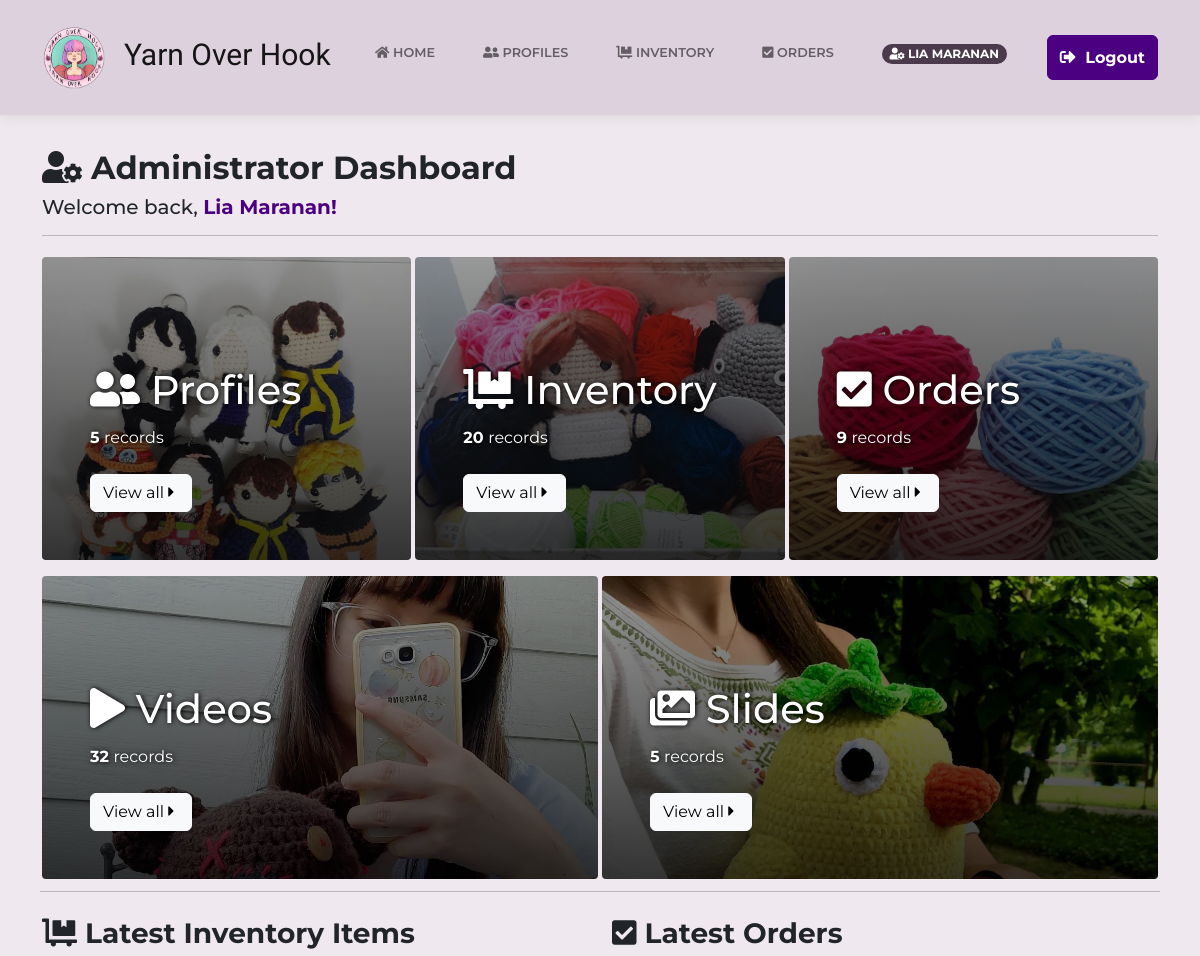
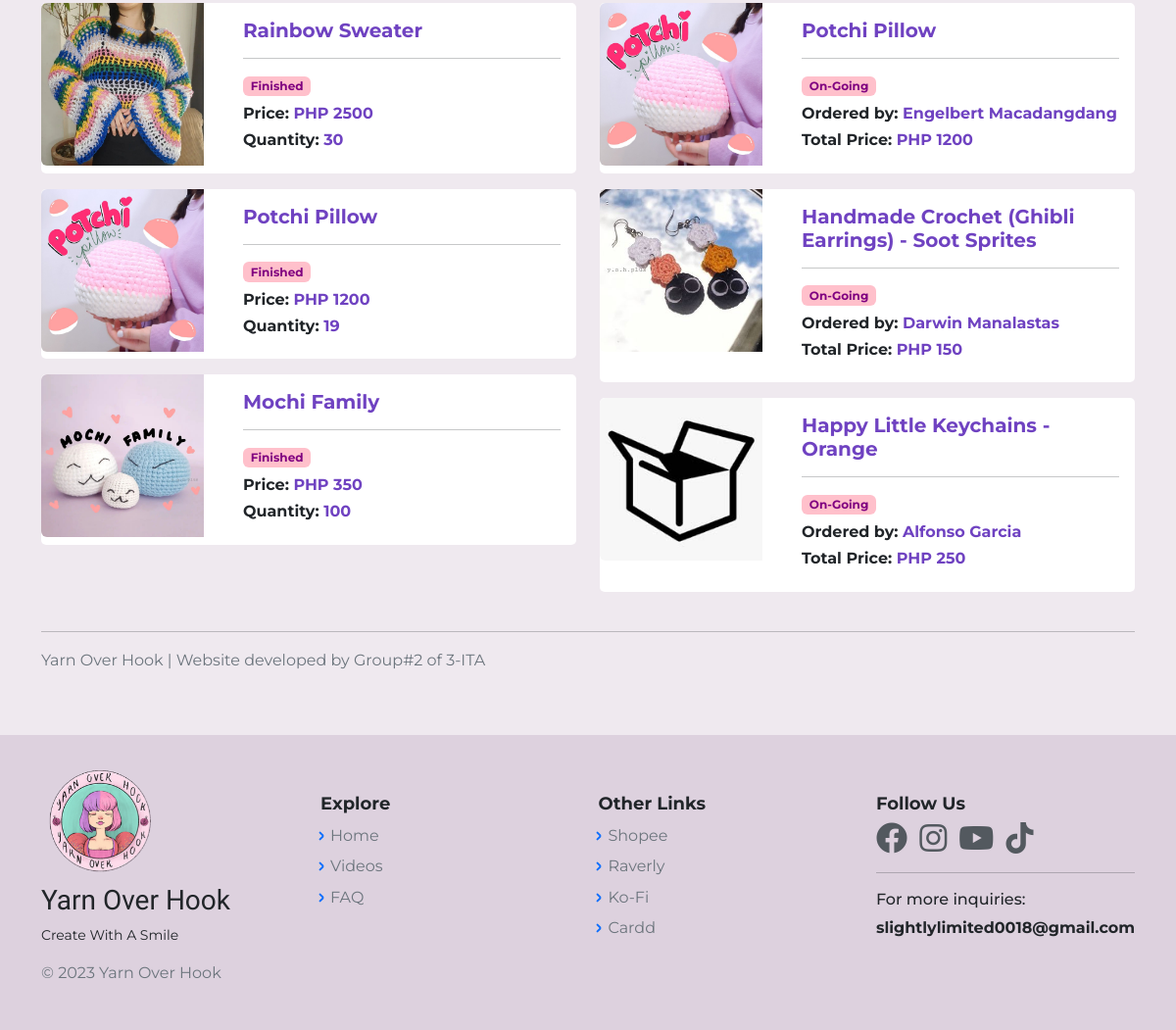
Screenshot of / (signed in) with the database file from the repository (2 pictures, top to bottom).
### tables this page shows
CREATE TABLE `inventory_db` (
  `ItemID` bigint(20) NOT NULL,
  `ItemName` varchar(100) NOT NULL,
  `ItemImg` varchar(255) NOT NULL,
  `ItemDesc` text NOT NULL,
  `ItemType` varchar(255) NOT NULL,
  `TypeID` int(11) NOT NULL,
  `ItemPrice` int(12) NOT NULL,
  `ItemQty` int(12) NOT NULL,
  `created_at` timestamp NOT NULL DEFAULT current_timestamp() ON UPDATE current_timestamp()
);

CREATE TABLE `orders_db` (
  `OrderID` bigint(20) NOT NULL,
  `ItemID` bigint(20) NOT NULL,
  `c_id` bigint(12) NOT NULL,
  `cust_status` int(11) NOT NULL DEFAULT 1,
  `OrderQty` int(11) NOT NULL,
  `OrderType` varchar(255) NOT NULL,
  `TypeID` int(11) NOT NULL,
  `OrderDate` timestamp NOT NULL DEFAULT current_timestamp() ON UPDATE current_timestamp(),
  `PaymentDue` date DEFAULT NULL,
  `OrderTotal` int(12) NOT NULL,
  `proof_img` varchar(255) NOT NULL,
  `p_mode` varchar(255) NOT NULL,
  `tracking_no` varchar(255) NOT NULL,
  `courier_id` varchar(255) NOT NULL,
  `pay_status` varchar(255) NOT NULL,
  `MaterialUsed` varchar(150) NOT NULL,
  `MaterialQty` int(20) NOT NULL
);

CREATE TABLE `cust_profile` (
  `id` bigint(20) NOT NULL,
  `c_id` bigint(12) NOT NULL,
  `c_name` varchar(60) NOT NULL,
  `c_label` varchar(255) NOT NULL,
  `region` varchar(60) NOT NULL,
  `city` varchar(60) NOT NULL,
  `street` varchar(60) NOT NULL,
  `barangay` varchar(60) NOT NULL,
  `phone_no` varchar(20) NOT NULL,
  `zip_code` int(12) NOT NULL,
  `unit_no` int(11) NOT NULL,
  `date` timestamp NOT NULL DEFAULT current_timestamp() ON UPDATE current_timestamp(),
  `address` varchar(150) NOT NULL,
  `login_id` bigint(12) NOT NULL,
  `unique_id` int(5) NOT NULL DEFAULT 1,
  `cust_status` int(1) NOT NULL DEFAULT 0
);

### index.php (called while the page is built)
<?php
	require 'HomePage.php';
?>

### views/admin_dashboard.php (the view, shortened to what this page needs)
<?php
    $profile_count = "SELECT COUNT(*) FROM cust_profile WHERE cust_status='1'";
    $result_prof = mysqli_query($con, $profile_count);
    $profiles = mysqli_fetch_array($result_prof)[0];
    $inventory_count = "SELECT COUNT(*) FROM inventory_db";
    $result_inv = mysqli_query($con, $inventory_count);
    $inventory = mysqli_fetch_array($result_inv)[0];
    $order_count = "SELECT COUNT(*) FROM orders_db";
    $result_order = mysqli_query($con, $order_count);
    $orders = mysqli_fetch_array($result_order)[0];
    $video_count = "SELECT COUNT(*) FROM videos";
    $result_vid = mysqli_query($con, $video_count);
    $videos = mysqli_fetch_array($result_vid)[0];
    $slide_count = "SELECT COUNT(*) FROM slides";
    $result_slide = mysqli_query($con, $slide_count);
    $slides = mysqli_fetch_array($result_slide)[0];
    $item_inv = "SELECT * FROM inventory_db ORDER BY ItemID DESC LIMIT 3";
	$result_inv2 = mysqli_query($con, $item_inv);
	$latest_inv = mysqli_fetch_all($result_inv2, MYSQLI_ASSOC);
    $item_order = "SELECT * FROM orders_db INNER JOIN inventory_db
    ON orders_db.ItemID = inventory_db.ItemID INNER JOIN cust_profile
    ON orders_db.c_id = cust_profile.c_id
    WHERE cust_profile.cust_status = '1' ORDER BY OrderID DESC LIMIT 3";
	$result_order2 = mysqli_query($con, $item_order);
	$latest_order = mysqli_fetch_all($result_order2, MYSQLI_ASSOC);
?>
<div class="container my-5">
    <div class="admin-welcome mt-3">
        <h2><strong> <i class="fas fa-user-cog"></i> Administrator Dashboard </strong></h2>
        <h5> Welcome back, <span style="color:indigo; font-weight:bold;"><?php echo $_SESSION['cust_name']; ?>!</h5><hr>
    </div>
    <div class="row justify-content-center g-1">
        <div class="col-md-4 my-2">
            <div class="h-100 p-5 text-white bg-dark rounded-1 yoh-card-ins" style="background-image: linear-gradient(to bottom, rgba(0,0,0,0.4) 0%,rgba(0,0,0,0.8) 100%), url('assets/img/dashboard/profiles.jpg');">
                <h1 class="pt-5 my-3 lh-1" style="text-shadow: #000 1px 0 5px;"><i class="fas fa-user-friends"></i> Profiles </h1>
                <p style="text-shadow: #000 1px 0 5px;"><strong> <?php echo $profiles ?> </strong> records</p>
                <a class="btn btn-light mt-2" href="CustomerProfileListAdmin.php" role="button">View all <i class="fas fa-caret-right"></i></a>
            </div>
        </div>
        <div class="col-md-4 my-2">
            <div class="h-100 p-5 text-white bg-dark rounded-1 yoh-card-ins" style="background-image: linear-gradient(to bottom, rgba(0,0,0,0.4) 0%,rgba(0,0,0,0.8) 100%), url('assets/img/dashboard/inventory.jpg');">
                <h1 class="pt-5 my-3 lh-1" style="text-shadow: #000 1px 0 5px;"><i class="fas fa-dolly-flatbed"></i> Inventory </h1>
                <p style="text-shadow: #000 1px 0 5px;"><strong> <?php echo $inventory ?> </strong>records</p>
                <a class="btn btn-light mt-2" href="Inventory.php" role="button">View all <i class="fas fa-caret-right"></i></a>
            </div>
        </div>
        <div class="col-md-4 my-2">
            <div class="h-100 p-5 text-white bg-dark rounded-1 yoh-card-ins" style="background-image: linear-gradient(to bottom, rgba(0,0,0,0.4) 0%,rgba(0,0,0,0.8) 100%), url('assets/img/dashboard/orders.jpg');">
                <h1 class="pt-5 my-3 lh-1" style="text-shadow: #000 1px 0 5px;"><i class="fas fa-check-square"></i> Orders </h1>
                <p style="text-shadow: #000 1px 0 5px;"><strong> <?php echo $orders ?> </strong> records</p>
                <a class="btn btn-light mt-2" href="OrdersAdminView.php" role="button">View all <i class="fas fa-caret-right"></i></a>
            </div>
        </div>
        <div class="col-md-6 my-2">
            <div class="h-100 p-5 text-white bg-dark rounded-1 yoh-card-ins" style="background-image: linear-gradient(to bottom, rgba(0,0,0,0.4) 0%,rgba(0,0,0,0.8) 100%), url('assets/img/dashboard/videos.jpg');">
                <h1 class="pt-5 my-3 lh-1" style="text-shadow: #000 1px 0 5px;"><i class="fas fa-play"></i> Videos </h1>
                <p style="text-shadow: #000 1px 0 5px;"><strong> <?php echo $videos ?> </strong> records</p>
                <a class="btn btn-light mt-2" href="VideosAdmin.php" role="button">View all <i class="fas fa-caret-right"></i></a>
            </div>
        </div>
        <div class="col-md-6 my-2">
            <div class="h-100 p-5 text-white bg-dark rounded-1 yoh-card-ins" style="background-image: linear-gradient(to bottom, rgba(0,0,0,0.4) 0%,rgba(0,0,0,0.8) 100%), url('assets/img/dashboard/slides.jpg');">
                <h1 class="pt-5 my-3 lh-1" style="text-shadow: #000 1px 0 5px;"><i class="fas fa-images"></i> Slides </h1>
                <p style="text-shadow: #000 1px 0 5px;"><strong> <?php echo $slides ?> </strong> records</p>
                <a class="btn btn-light mt-2" href="SlidesAdmin.php" role="button">View all <i class="fas fa-caret-right"></i></a>
            </div>
        </div><hr>
    </div>
    <div class="row justify-content-center">
        <div class="col-md-6 my-2">
            <h3><strong> <i class="fas fa-dolly-flatbed"></i> Latest Inventory Items </strong></h3>
            <?php foreach($latest_inv as $inv): ?>
            <div class="card">
                <div class="row">
                    <div class="col-md-4 col-4">
                        <a style="color:rgb(111,66,193);" href="InventoryItem.php?id=<?php echo $inv['ItemID']; ?>">
                            <div class="card-seg-thumbnail">
                                <img src="<?php echo $inv['ItemImg']; ?>" class="img-fluid rounded-start" title="<?php echo $inv['ItemName']; ?>" alt="<?php echo $inv['ItemName']; ?>">
                            </div>
                        </a>
                    </div>
                    <div class="col-md-8 col-8">
                        <div class="card-body">
                            <a style="color:rgb(111,66,193);font-weight:bold;text-decoration:none;" href="InventoryItem.php?id=<?php echo $inv['ItemID']; ?>"><h5 style="font-weight:bold;"><?php echo $inv['ItemName']; ?></h5></a><hr>
                            <h6 style="font-weight:bold;"><span class="badge" style="background-color:pink; border-color: pink; color:purple;"><?php echo $inv['ItemType']; ?></span></h6>
                            <h6 style="font-weight:bold;">Price:  <span style="color:rgb(111,66,193);"> PHP <?php echo $inv['ItemPrice']; ?></h6>
                            <h6 style="font-weight:bold;">Quantity: <span style="color:rgb(111,66,193);"><?php echo $inv['ItemQty']; ?></h6>
                        </div>
                    </div>
                </div>
            </div>
            <?php endforeach; ?>
        </div>
        <div class="col-md-6 my-2">
            <h3><strong> <i class="fas fa-check-square"></i> Latest Orders </strong></h3>
            <?php foreach($latest_order as $order): ?>
            <div class="card">
                <div class="row">
                    <div class="col-md-4 col-4">
                        <a style="color:rgb(111,66,193);font-weight:bold;text-decoration:none;" href="OrderPageAdmin.php?id=<?php echo $order['OrderID']; ?>">
                            <div class="card-seg-thumbnail">
                                <img src="<?php echo $order['ItemImg']; ?>" class="img-fluid rounded-start" title="<?php echo $order['ItemName']; ?>" alt="<?php echo $order['ItemName']; ?>">
                            </div>
                        </a>
                    </div>
                    <div class="col-md-8 col-8">
                        <div class="card-body">
                            <a style="color:rgb(111,66,193);font-weight:bold;text-decoration:none;" href="OrderPageAdmin.php?id=<?php echo $order['OrderID']; ?>"><h5 style="font-weight:bold;"><?php echo $order['ItemName']; ?></h5></a><hr>
                            <h6 style="font-weight:bold;"><span class="badge" style="background-color:pink; border-color: pink; color:purple;"><?php echo $order['OrderType']; ?></span></h6>
                            <h6 style="font-weight:bold;">Ordered by: <span style="color:rgb(111,66,193);"><?php echo $order['c_name']; ?></h6>
                            <h6 style="font-weight:bold;">Total Price:  <span style="color:rgb(111,66,193);"> PHP <?php echo $order['OrderTotal']; ?></h6>
                        </div>
                    </div>
                </div>
            </div>
            <?php endforeach; ?>
        </div>
    </div><hr>
    <p class="text-muted"> Yarn Over Hook | Website developed by Group#2 of 3-ITA </p>
</div>

### assets/css/main.css (style rules this page uses)
body { background-color: #efe9ef !important; padding-top: 85px; }
.card { margin-bottom: 20px; }
.yoh-card-ins { background-size: cover; background-repeat: no-repeat; }
.container { animation: transitionInContainer 0.50s; }

### assets/css/Profile-Edit-Form-styles.css (style rules this page uses)
hr { height: 2px; }

### assets/css/Profile-Edit-Form.css (style rules this page uses)
hr { height: 2px; }

### assets/css/ProfileEdit1.css (style rules this page uses)
hr { height: 2px; }

### assets/css/ProfileEdit2.css (style rules this page uses)
hr { height: 2px; }

### assets/css/ProfileDesignAdmin.css (style rules this page uses)
.card { background: #ffffff; -moz-border-radius: 5px; border-radius: 5px; border: 0; margin-bottom: 1rem; }

### rows the page displays
inventory_db: ItemImg (picture), ItemName "Rainbow Sweater", ItemType "Finished", ItemPrice "2500", ItemQty "30"
inventory_db: ItemImg (picture), ItemName "Potchi Pillow", ItemType "Finished", ItemPrice "1200", ItemQty "19"
inventory_db: ItemImg (picture), ItemName "Mochi Family", ItemType "Finished", ItemPrice "350", ItemQty "100"
orders_db: ItemID.ItemImg (picture), ItemID.ItemName "Potchi Pillow", OrderType "On-Going", cust_profile.c_name "Engelbert Macadangdang", OrderTotal "1200"
orders_db: ItemID.ItemImg (picture), ItemID.ItemName "Handmade Crochet (Ghibli Earrings) - Soot Sprites", OrderType "On-Going", cust_profile.c_name "Darwin Manalastas", OrderTotal "150"
orders_db: ItemID.ItemImg (placeholder picture), ItemID.ItemName "Happy Little Keychains - Orange", OrderType "On-Going", cust_profile.c_name "Alfonso Garcia", OrderTotal "250"

### other values shown
$_SESSION['cust_name'] "LIA MARANAN"
$_SESSION['cust_name'] "Lia Maranan"
$profiles "5"
$inventory "20"
$orders "9"
$videos "32"
$slides "5"
